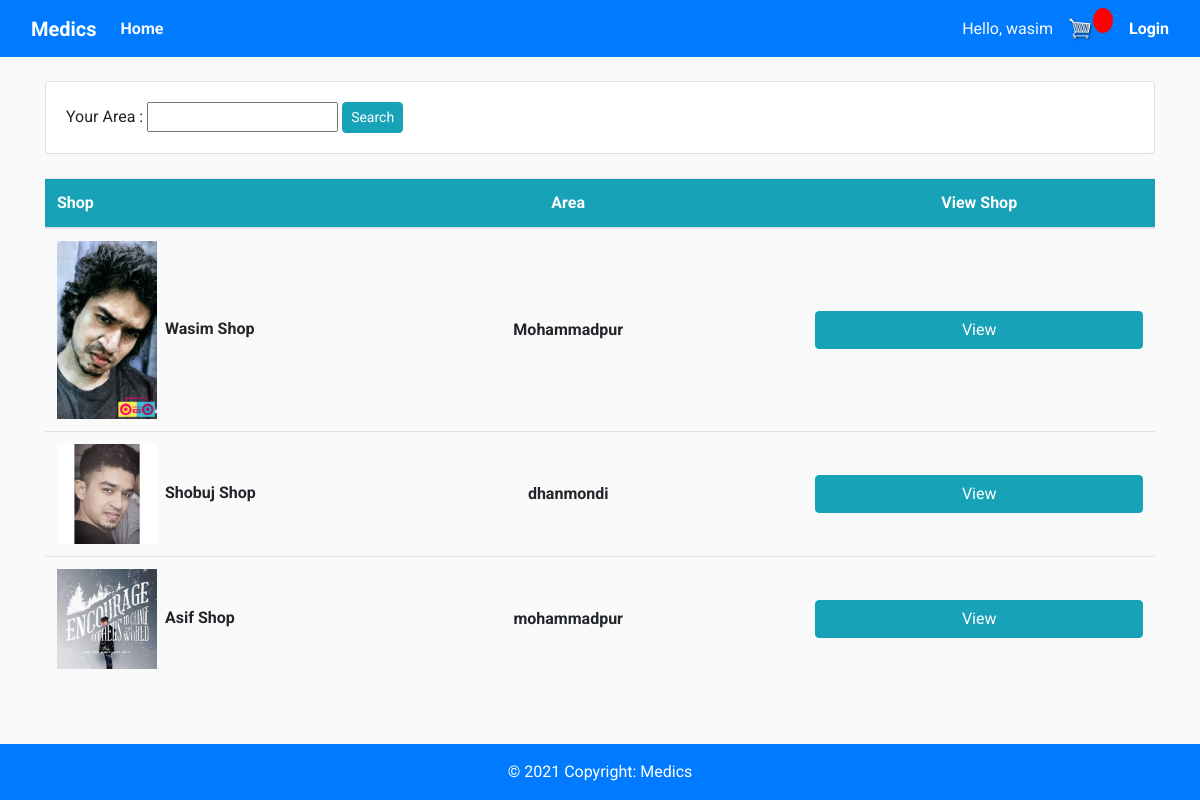
Screenshot of / (signed in) with the database file from the repository.
### pharmacy/models.py (models this page shows, shortened)
class Pharmacy(models.Model):
    user = models.OneToOneField(
        User, null=True, blank=True, on_delete=models.CASCADE)
    shop_name = models.CharField(max_length=100)
    phone = models.CharField(max_length=20, null=True)
    address = models.CharField(max_length=200, null=True, blank=True)
    area = models.CharField(max_length=100, null=True, blank=True)
    profile_pic = models.ImageField(
        default="profile1.png", null=True, blank=True)
    date_created = models.DateTimeField(auto_now_add=True, null=True)

### pharmacy/views.py (the view)
# urls.py: 2. Add a URL to urlpatterns:  path('', views.home, name='home')
def home(request):
    pharmecy = Pharmacy.objects.all()
    myFilter = PharmacyFilter(request.GET, queryset=pharmecy)
    pharmecy = myFilter.qs
    context = {
        'pharmecy': pharmecy,
        'myFilter': myFilter,
    }
    return render(request, 'pharmacy/home.html', context)

### pharmacy/templates/pharmacy/home.html
{% extends 'pharmacy/base.html' %}
{%block content%}
<div class="container">
    <br>
    <div class="row">
        <div class="col">
            <div class="card card-body">
                <form method="get">
                    <p class="d-inline"> Your Area : {{myFilter.form}}</p>
                    <button class="btn btn-info rounded btn-sm" type="submit">Search</button>
                </form>
            </div>
        </div>
    </div>
    <br>
    <table class="table">
        <thead>
            <tr class="table " style=" background-color:#17A2B8; color:white">
                <th class="">Shop</th>
                <th class="text-center">Area</th>
                <th class="text-center">View Shop</th>
            </tr>
        </thead>
        <tbody>
            {%for pharm in pharmecy%}
            <tr>
                <td class=" font-weight-bold" style="width: 288px;"><img width="100px" class="mr-2"
                        src="{{pharm.profile_pic.url}}" alt="image">{{pharm.shop_name}}</td>
                <td class="text-center align-middle font-weight-bold">{{pharm.area}}</td>
                <td class="align-middle"><a href="{% url 'shop' pharm.id %}"
                        class="btn btn-info rounded btn-block">View</a>
                </td>
            </tr>
            {%endfor%}
        </tbody>
    </table>
</div>
{%endblock%}

### pharmacy/templates/pharmacy/navbar.html (shortened to what this page needs)
{% load static %}
<nav class="navbar navbar-expand-lg navbar-dark bg-primary">
    <div class="container-fluid">
        <a class="navbar-brand font-weight-bold" href="{%url 'home'%}">Medics</a>
        <div class="collapse navbar-collapse" id="navbarText">
            <ul class="navbar-nav me-auto mb-2 mb-lg-0">
                <li class="nav-item">
                    <a class="nav-link font-weight-bold text-light" href="{%url 'home'  %}">Home</a>
                </li>
            </ul>
        </div>
        <span class="hello-msg  text-light">Hello, {{request.user}}</span>
        <a href="{% url 'cart' %}">
            <img id="cart-icon" src="{% static 'images/cart.png' %}">
        </a>
        <p id="cart-total">{{cartItems}}</p>
        {% if  not request.user.customer %}
        <span><a class=" hello-msg text-white font-weight-bold ml-3" href="{% url 'customer_login'  %}">
                Login</a></span>
        {% endif %}
    </div>
</nav>

### static/css/main.css (style rules this page uses)
body { background-color: hsl(0, 0%, 98%); }
#cart-icon { width: 25px; display: inline-block; margin-left: 15px; }
#cart-total { display: block; text-align: center; color: #fff; background-color: red; width: 20px; height: 25px; border-radius: 50%; font-size: 14px; }
.btn { border-radius: 0; }

### static/css/shop.css (style rules this page uses)
html, body { font-family: 'Roboto', sans-serif; }

### rows the page displays
Pharmacy: profile_pic (picture), shop_name "Wasim Shop", area "Mohammadpur"
Pharmacy: profile_pic (picture), shop_name "Shobuj Shop", area "dhanmondi"
Pharmacy: profile_pic (picture), shop_name "Asif Shop", area "mohammadpur"

### other values shown
{{ request.user }} "wasim"
